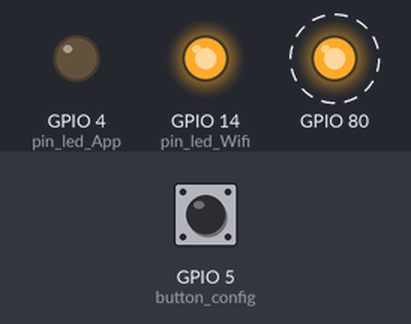
The sketch below on a simulated ESP8266 (NodeMCU). Parts: output pins drawn as LEDs (lit = HIGH). Dashed ring = blinking. The test bench sets the inputs (shaded band); at power-on: GPIO 5 (button_config) HIGH. WiFi joins after 1.5 s; servers stay silent unless stated; storage starts empty; what the sketch prints to the serial monitor is not drawn.

Above: at 1.7 s.
Timing chart, 0 to 4.5 s (numbered marks = the images above):
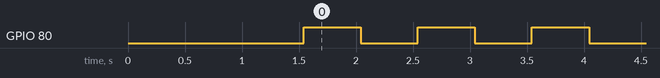

The sketch:

WM_Mais_configuracoes_3.ino
```cpp
//#include <FS.h>                   //this needs to be first, or it all crashes and burns...
#include <ArduinoJson.h>          //https://github.com/bblanchon/ArduinoJson
#include <ESP8266WiFi.h>          //https://github.com/esp8266/Arduino
//needed for library
#include <ESP8266WebServer.h>     ///https://github.com/esp8266/Arduino/tree/master/libraries/ESP8266WebServer
#include <DNSServer.h>
#include <WiFiManager.h>          //https://github.com/tzapu/WiFiManager
#include "Manager.h"
/////////////////////////////////////////////////////////////////////////////////////////////
///   Declaração de Parametros ////////////////////////////////
////////////////////////////////////////////////////////////////////////////////////////////
/// Nota: Inicializar parametros //////////////////////////////
//char char_server_emoncms[40] = "serveremoncms.com";
//char char_port_emoncms[4] = "80";
//char char_apikey_emoncms[33] = "****************************";
//char char_updatedata_emoncms[4] = "60";
//char char_input_emoncms[20] = "variable_name";
//char char_node_emoncms[4] = "1";
////////////////////////////////////////////////////////////////////////////////////////////
//const char* host;
//int port;
//const char* apikey;
//int updatedata;
//const char* inputname;
//int nodedata;
#define button_config  5  ///PIN D1 NodeMCU  /// Normalmente Aberto //
#define pin_led_Wifi  14 //led verde
#define pin_led_App   4  //led vermelho
///////////////////////////
// SSID de rede de configuracão WifiManager //
//const char* ssid_apmode = "ESP_Altava";
///////////////////////////////////////
//flag para salvar dados
//bool shouldSaveConfig = false;
//bool initialConfig = false;
//bool parameterOK = false;
//retorno de chamada notificando-nos da necessidade de salvar a configuração
//void saveConfigCallback () {
//  Serial.println("Deve salvar a configuração");
//  shouldSaveConfig = true;
//}
///////////////////////////////////////


void mont_FS();
void tela1();
void tela2();
void setup() {
  // coloque seu código de configuração aqui, para executar uma vez:
  Serial.begin(115200);
  Serial.println("\n Starting");
  pinMode(button_config, INPUT_PULLUP);
  pinMode(pin_led_Wifi, OUTPUT);
  pinMode(pin_led_App, OUTPUT);
  ///  Nota: importante reiniciar sistema SPIFFS ao editar, modificar, ou adicionar campos de parametros
  //   SPIFFS.format();
  ////////////////////////////////////////////
  ////////Montar SP///////////////////////////
  ////////////////////////////////////////////
  //ler configuração de FS json
  Serial.println("Montagem FS...");
/*  if (SPIFFS.begin()) {///1
    Serial.println("sistema de arquivo montado");
    if (SPIFFS.exists("/config.json")) {///2
      //arquivo existe, lendo e carregando
      Serial.println("lendo arquivo de configuração");
      File configFile = SPIFFS.open("/config.json", "r");
      if (configFile) {///3
        Serial.println("abrindo arquivo de configuração");
        size_t size = configFile.size();
        // Alocar um buffer para armazenar o conteúdo do arquivo.
        std::unique_ptr<char[]> buf(new char[size]);
        configFile.readBytes(buf.get(), size);
        DynamicJsonBuffer jsonBuffer;
        JsonObject& json = jsonBuffer.parseObject(buf.get());
        //json.printTo(Serial);
        /////debug json parametros
        if (json.success()) {///4
          Serial.println("\analisando json");
          strcpy(char_server_emoncms, json["char_server_emoncms"]);
          strcpy(char_port_emoncms, json["char_port_emoncms"]);
          strcpy(char_apikey_emoncms, json["char_apikey_emoncms"]);
          strcpy(char_updatedata_emoncms, json["char_updatedata_emoncms"]);
          strcpy(char_input_emoncms, json["char_input_emoncms"]);
          strcpy(char_node_emoncms, json["char_node_emoncms"]);
        }///4
        else {///5
          Serial.println("falha ao carregar configuração json");
        }///5
      }///3
    }///2
  }///1
  else {
    Serial.println("falha ao montarFS");
  }*/
  mont_FS();
  //end read
  ////////////////////////////////////////////
  //  Botão Habilita configuração WifiManager /////////////////
  // o portal de configuração é solicitado?
  if ( digitalRead(button_config) == HIGH ) {///x1
    digitalWrite(pin_led_Wifi, HIGH);
/*    // Os parâmetros extras a serem configurados (podem ser globais ou apenas na configuração)
    // Depois de conectar, parameter.getValue () obterá o valor configurado
    // id / nome espaço reservado / comprimento padrão do prompt
    ////////////////////////////////////////////////////////////////////////////////////////////////////////////////////
    WiFiManagerParameter custom_server_emoncms("char_server_emoncms", "Firebase URL", char_server_emoncms, 40,
        "title= \"Parameter 1: server or Host Emoncms example: 192.168.0.12 or domainemoncms.com\"");//FIREBASE URL

    WiFiManagerParameter custom_port_emoncms("char_port_emoncms", "Pino", char_port_emoncms, 4,
        "title= \"Parameter 2: Port 80 default \"   type=\"number\"  ,  min=\"1\" max=\"9999\"   ");//PINO TIPO NUMERO DE 1 A 9999

    WiFiManagerParameter custom_apikey_emoncms("char_apikey_emoncms", "Firebase Secret Key", char_apikey_emoncms, 33,
        " type= password  maxlength=\"32\"  title= \"Parameter:3 Apikey Write Emoncms  example: 4ccb0b337dd7fa4b71f4601758e7f469\"    ");

    WiFiManagerParameter custom_updatedata_emoncms("char_updatedata_emoncms", "update", char_updatedata_emoncms, 4,
        "title= \"Parameter:4  Delay(sec) Time to send data to emoncms    example: 120\"   min=\"10\" max=\"9999\"   \"");

    WiFiManagerParameter custom_input_emoncms("char_input_emoncms", "input", char_input_emoncms, 20,
        "title= \"Parameter:5 Input Name in Emoncms  example: Temperature or Volt or Watts or Presure etc...\"   maxlength=\"20\"  \"");

    WiFiManagerParameter custom_node_emoncms("char_node_emoncms", "node", char_node_emoncms, 4,
        "title= \" Parameter:6   Node or group data example:10\"    type=\"number\" , min=\"1\" max=\"9999\"   ");

    WiFiManager wifiManager;
    /////////  definir configuração salvar notificar retorno de chamada //////////////////////////
    wifiManager.setSaveConfigCallback(saveConfigCallback);
    //adicione todos os seus parâmetros aqui
    //////Agrega campos de parametros a Wifimanager  ////////////////////////////////
    //wifiManager.setDebugOutput(false); AQUI É O POSICIONAMENTO DAS VARIAVEIS NA TELA
    WiFiManagerParameter custom_text0("<p><strong> ESP8266 FAL Configuration </p> </strong>");
    wifiManager.addParameter(&custom_text0);
    wifiManager.addParameter(&custom_server_emoncms);
    wifiManager.addParameter(&custom_apikey_emoncms);
    wifiManager.addParameter(&custom_port_emoncms);
    wifiManager.addParameter(&custom_updatedata_emoncms);
    wifiManager.addParameter(&custom_input_emoncms);
    wifiManager.addParameter(&custom_node_emoncms);
    WiFiManagerParameter custom_text1("<H3><center><strong> FAL Automações </H3></center></strong>");//parametro de tela x
    wifiManager.addParameter(&custom_text1);//parametro de tela x
    ///////////////////////////////// /WiFiManager //////////////////////////////////////////////////////////////////////////////////////
    // Inicialização local. Assim que pagina estiver concluída, não há necessidade de mantê-la rodandoe
    // redefinir as configurações - para teste
    wifiManager.resetSettings();
    // define o tempo limite até que o portal de configuração seja desligado
    // útil para fazer tudo tentar novamente ou parar tempo em segundos
    wifiManager.setTimeout(280);
    // inicia um ponto de acesso com o nome especificado
    // aqui "AutoConnectAP"
    // e entra em um loop de bloqueio aguardando configuração
    // SEM ISSO, O AP NÃO PARECE FUNCIONAR CORRETAMENTE COM O SDK 1.5, atualize para pelo menos 1.5.1
    //WiFi.mode(WIFI_STA);
    //////////////  Aqui você cria a rede para a configuração   ////////////////////
    //adicionamos ao SSID o ID único e exclusivo de cada ESP
    String ssid = String(ssid_apmode) + String(ESP.getChipId());
    if (!wifiManager.startConfigPortal( ssid.c_str(), "12345678" )) {///x2
      Serial.println("Falha ao conectar atingiu o tempo limite");
      delay(3000);
      //reinicie e tente novamente, ou talvez coloque-o em sono profundo
      ESP.reset();
      delay(5000);
    }///x2
    strcpy(char_server_emoncms, custom_server_emoncms.getValue());
    strcpy(char_port_emoncms, custom_port_emoncms.getValue());
    strcpy(char_apikey_emoncms, custom_apikey_emoncms.getValue());
    strcpy(char_updatedata_emoncms, custom_updatedata_emoncms.getValue());
    strcpy(char_input_emoncms, custom_input_emoncms.getValue());
    strcpy(char_node_emoncms, custom_node_emoncms.getValue());
*/

tela1();
  }///x1
/*  //////////////////////////////fim botão de configuração WIFI/////////////////////////////////////////////
  //////////////////////Grava Parametros JSON ///////////////////
  if (shouldSaveConfig) {///x3
    Serial.println("Salvando configuração");
    DynamicJsonBuffer jsonBuffer;
    JsonObject& json = jsonBuffer.createObject();
    json["char_server_emoncms"] = char_server_emoncms;
    json["char_port_emoncms"] = char_port_emoncms;
    json["char_apikey_emoncms"] = char_apikey_emoncms;
    json["char_updatedata_emoncms"] = char_updatedata_emoncms;
    json["char_input_emoncms"] = char_input_emoncms;
    json["char_node_emoncms"] = char_node_emoncms;
    //    File configFile = SPIFFS.open("/config.json", "w");
    //    if (!configFile) {
    //      Serial.println("failed to open config file for writing");
    //    }
    json.printTo(Serial);
    //    json.printTo(configFile);
    //    configFile.close();
    //end save
  }///x3
  //////////////////////////////////////////////////////////////////////////////////////
  Serial.println("SSID Now");
  Serial.println(WiFi.SSID());
  ////////// Verificação de conexão ///////////////////////
  if (WiFi.SSID() == "") {///x4
    Serial.println("Não esta configurado!!! ou não conecta a REDE!!!");
    initialConfig = true;
  }///x4
  else {///x5
    Serial.println("Configuração WiFi correta");
    ////    digitalWrite(pin_led_Wifi, LOW);
    Serial.println("Parametros");
    ///// debug serial ///////////////////
    Serial.println(char_server_emoncms);
    Serial.println(char_port_emoncms);
    Serial.println(char_apikey_emoncms);
    Serial.println(char_updatedata_emoncms);
    Serial.println(char_input_emoncms);
    Serial.println(char_node_emoncms);
    // delay(2000);
    /////// converter parâmetros em variáveis para conexão com emoncms ////
    host = char_server_emoncms;//firebase url
    Serial.print("Host   ");
    Serial.println(host);
    port =  String (char_port_emoncms).toInt();////////////////////
    Serial.print("Porta   ");
    Serial.println(port);
    apikey = char_apikey_emoncms;
    Serial.print("Apikey   ");
    Serial.println(apikey);
    updatedata = String (char_updatedata_emoncms).toInt();
    Serial.print("Updatedata   ");
    Serial.println(updatedata);
    inputname = char_input_emoncms;
    Serial.print("Input name   ");
    Serial.println(inputname);
    nodedata = String (char_node_emoncms).toInt();
    Serial.print("Nodedata   ");
    Serial.println(nodedata);

    pinMode(port, OUTPUT);
    ///////////////////////////////////////////////////////////////////////////////////////////////////////////////////////////////
    /////// operação que valida que não há parâmetros char * vazio !!! ///////
    if ( String(host).length()  ||  String(apikey).length() ||  String(inputname).length() ) {///x6
      parameterOK = true;
    }///x6
    else {///x7
      Serial.println("campos de parametros vazios");
      parameterOK = false;
    }///x7
    /// no caso de carregar 0 para dados atualizados, carregue 240s
    if (updatedata == 0) {///x8
      updatedata = 240;
    }///x8
    //////////////////////////////////////////////////////////////
  }///x5*/
  //////////////////////fim (void setup) ////////////////////////////////////////
  tela2();
}
//////////////////////////////////////////////////////////////
void loop() {
  digitalWrite(port, 1);
  delay(500);
  digitalWrite(port, 0);
  delay(500);
}
```

Source omitted: Manager.h (10064 bytes)

Measured:
- by itself, GPIO 80: alternates HIGH for 0.50 s and LOW for 0.50 s
